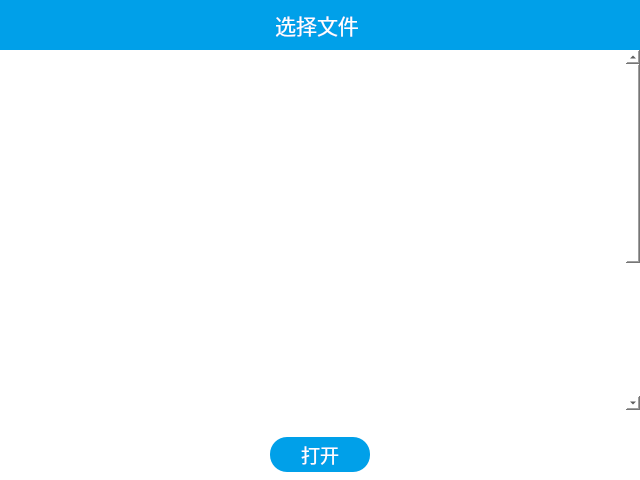
<?xml version="1.0" encoding="UTF-8"?>
<ui version="4.0">
 <class>kitChooseDialog</class>
 <widget class="QDialog" name="kitChooseDialog">
  <property name="geometry">
   <rect>
    <x>0</x>
    <y>0</y>
    <width>640</width>
    <height>480</height>
   </rect>
  </property>
  <property name="windowTitle">
   <string>Dialog</string>
  </property>
  <property name="styleSheet">
   <string notr="true">QLabel,QLineEdit,QRadioButton,QComboBox,QSpinBox,QTableWidget::item,QTableView::item,QCheckBox,QDateTimeEdit{
font-family:'思源黑体 CN Normal';
font-size:12pt;
}

QPushButton,QHeaderView,QGroupBox,QTabBar,QTableWidget{
font-family:'思源黑体 CN Bold';
font-size:14pt;
}

QPushButton {background-color: rgb(0, 160, 233); border-radius: 17px; color: rgb(255, 255, 255); }
QPushButton:hover {background: qradialgradient(cx:0.5, cy:0.5, radius: 0.5,fx:0.5, fy:0.5,stop:0 rgb(0,122,232),stop:1 rgb(53,190,246) ) }
QPushButton:disabled { background-color: rgb(236, 244,255); color: rgb(180, 180, 180);}</string>
  </property>
  <layout class="QVBoxLayout" name="verticalLayout_2">
   <property name="spacing">
    <number>0</number>
   </property>
   <property name="leftMargin">
    <number>0</number>
   </property>
   <property name="topMargin">
    <number>0</number>
   </property>
   <property name="rightMargin">
    <number>0</number>
   </property>
   <property name="bottomMargin">
    <number>0</number>
   </property>
   <item>
    <widget class="QWidget" name="widget_5" native="true">
     <property name="styleSheet">
      <string notr="true">background-color:white;</string>
     </property>
     <layout class="QVBoxLayout" name="verticalLayout_5">
      <property name="spacing">
       <number>0</number>
      </property>
      <property name="leftMargin">
       <number>0</number>
      </property>
      <property name="topMargin">
       <number>0</number>
      </property>
      <property name="rightMargin">
       <number>0</number>
      </property>
      <property name="bottomMargin">
       <number>0</number>
      </property>
      <item>
       <layout class="QVBoxLayout" name="verticalLayout">
        <property name="spacing">
         <number>0</number>
        </property>
        <property name="topMargin">
         <number>0</number>
        </property>
        <item>
         <widget class="QWidget" name="widget" native="true">
          <property name="sizePolicy">
           <sizepolicy hsizetype="Preferred" vsizetype="Fixed">
            <horstretch>0</horstretch>
            <verstretch>0</verstretch>
           </sizepolicy>
          </property>
          <property name="minimumSize">
           <size>
            <width>0</width>
            <height>50</height>
           </size>
          </property>
          <property name="maximumSize">
           <size>
            <width>16777215</width>
            <height>50</height>
           </size>
          </property>
          <property name="styleSheet">
           <string notr="true">background-color:rgb(0, 160, 233);</string>
          </property>
          <layout class="QHBoxLayout" name="horizontalLayout_3">
           <item>
            <spacer name="horizontalSpacer">
             <property name="orientation">
              <enum>Qt::Horizontal</enum>
             </property>
             <property name="sizeType">
              <enum>QSizePolicy::Fixed</enum>
             </property>
             <property name="sizeHint" stdset="0">
              <size>
               <width>33</width>
               <height>20</height>
              </size>
             </property>
            </spacer>
           </item>
           <item>
            <widget class="QLabel" name="label">
             <property name="sizePolicy">
              <sizepolicy hsizetype="Preferred" vsizetype="Preferred">
               <horstretch>0</horstretch>
               <verstretch>0</verstretch>
              </sizepolicy>
             </property>
             <property name="font">
              <font>
               <family>思源黑体 CN Bold</family>
               <pointsize>16</pointsize>
              </font>
             </property>
             <property name="styleSheet">
              <string notr="true">QLabel{
        font-size:16pt;
        color:white;
        font-family:'思源黑体 CN Bold';
}</string>
             </property>
             <property name="text">
              <string>选择文件</string>
             </property>
             <property name="alignment">
              <set>Qt::AlignCenter</set>
             </property>
            </widget>
           </item>
           <item>
            <widget class="QPushButton" name="btClose">
             <property name="minimumSize">
              <size>
               <width>33</width>
               <height>33</height>
              </size>
             </property>
             <property name="maximumSize">
              <size>
               <width>33</width>
               <height>33</height>
              </size>
             </property>
             <property name="styleSheet">
              <string notr="true">QLabel,QLineEdit,QRadioButton,QComboBox,QSpinBox,QTableWidget::item,QTableView::item,QCheckBox,QDateTimeEdit{
font-family:'思源黑体 CN Normal';
font-size:12pt;
}

QPushButton,QHeaderView,QGroupBox,QTabBar,QTableWidget{
font-family:'思源黑体 CN Bold';
font-size:14pt;
}

QPushButton {background-color: rgb(0, 160, 233); border-radius: 17px; color: rgb(255, 255, 255); }
QPushButton:hover {background: qradialgradient(cx:0.5, cy:0.5, radius: 0.5,fx:0.5, fy:0.5,stop:0 rgb(0,122,232),stop:1 rgb(53,190,246) ) }
QPushButton:disabled { background-color: rgb(236, 244,255); color: rgb(180, 180, 180);}</string>
             </property>
             <property name="text">
              <string/>
             </property>
            </widget>
           </item>
          </layout>
         </widget>
        </item>
        <item>
         <widget class="QWidget" name="widget_2" native="true">
          <property name="sizePolicy">
           <sizepolicy hsizetype="Preferred" vsizetype="Preferred">
            <horstretch>0</horstretch>
            <verstretch>0</verstretch>
           </sizepolicy>
          </property>
          <layout class="QVBoxLayout" name="verticalLayout_3">
           <property name="spacing">
            <number>0</number>
           </property>
           <property name="leftMargin">
            <number>0</number>
           </property>
           <property name="topMargin">
            <number>0</number>
           </property>
           <property name="rightMargin">
            <number>0</number>
           </property>
           <property name="bottomMargin">
            <number>0</number>
           </property>
           <item>
            <widget class="QScrollArea" name="scrollArea">
             <property name="styleSheet">
              <string notr="true">border:0px;</string>
             </property>
             <property name="widgetResizable">
              <bool>true</bool>
             </property>
             <property name="alignment">
              <set>Qt::AlignCenter</set>
             </property>
             <widget class="QWidget" name="contentMain">
              <property name="geometry">
               <rect>
                <x>0</x>
                <y>0</y>
                <width>621</width>
                <height>600</height>
               </rect>
              </property>
              <property name="sizePolicy">
               <sizepolicy hsizetype="Preferred" vsizetype="Preferred">
                <horstretch>0</horstretch>
                <verstretch>0</verstretch>
               </sizepolicy>
              </property>
              <property name="minimumSize">
               <size>
                <width>0</width>
                <height>600</height>
               </size>
              </property>
              <property name="maximumSize">
               <size>
                <width>16777215</width>
                <height>600</height>
               </size>
              </property>
              <widget class="QWidget" name="widgetMain" native="true">
               <property name="geometry">
                <rect>
                 <x>10</x>
                 <y>10</y>
                 <width>621</width>
                 <height>600</height>
                </rect>
               </property>
               <property name="sizePolicy">
                <sizepolicy hsizetype="Preferred" vsizetype="Fixed">
                 <horstretch>0</horstretch>
                 <verstretch>0</verstretch>
                </sizepolicy>
               </property>
               <property name="minimumSize">
                <size>
                 <width>0</width>
                 <height>600</height>
                </size>
               </property>
               <property name="maximumSize">
                <size>
                 <width>16777215</width>
                 <height>600</height>
                </size>
               </property>
               <layout class="QVBoxLayout" name="verticalLayout_6">
                <property name="spacing">
                 <number>0</number>
                </property>
                <property name="leftMargin">
                 <number>0</number>
                </property>
                <property name="topMargin">
                 <number>0</number>
                </property>
                <property name="rightMargin">
                 <number>0</number>
                </property>
                <property name="bottomMargin">
                 <number>0</number>
                </property>
                <item>
                 <layout class="QVBoxLayout" name="layoutMain">
                  <property name="spacing">
                   <number>0</number>
                  </property>
                  <property name="sizeConstraint">
                   <enum>QLayout::SetMaximumSize</enum>
                  </property>
                  <property name="bottomMargin">
                   <number>0</number>
                  </property>
                 </layout>
                </item>
               </layout>
              </widget>
             </widget>
            </widget>
           </item>
           <item>
            <widget class="QWidget" name="widget_3" native="true">
             <property name="minimumSize">
              <size>
               <width>0</width>
               <height>70</height>
              </size>
             </property>
             <property name="maximumSize">
              <size>
               <width>16777215</width>
               <height>50</height>
              </size>
             </property>
             <property name="styleSheet">
              <string notr="true">border:0px;</string>
             </property>
             <layout class="QHBoxLayout" name="horizontalLayout">
              <property name="spacing">
               <number>0</number>
              </property>
              <property name="leftMargin">
               <number>0</number>
              </property>
              <property name="topMargin">
               <number>0</number>
              </property>
              <property name="rightMargin">
               <number>0</number>
              </property>
              <property name="bottomMargin">
               <number>0</number>
              </property>
              <item>
               <widget class="QPushButton" name="btBrowser">
                <property name="minimumSize">
                 <size>
                  <width>100</width>
                  <height>35</height>
                 </size>
                </property>
                <property name="maximumSize">
                 <size>
                  <width>100</width>
                  <height>35</height>
                 </size>
                </property>
                <property name="styleSheet">
                 <string notr="true">QPushButton {
	background-color: rgb(0, 160, 233);
	border-radius: 17px; 
	color: white; 
} 
QPushButton:hover {
	background: qradialgradient(cx:0.5, cy:0.5, radius: 0.5,fx:0.5, fy:0.5,stop:0 rgb(0,122,232),stop:1 rgb(53,190,246) ) 
}
QPushButton:disabled { 
	background-color: rgb(236, 244,255); 
	color: rgb(180, 180, 180);
}</string>
                </property>
                <property name="text">
                 <string>打开</string>
                </property>
               </widget>
              </item>
             </layout>
            </widget>
           </item>
          </layout>
         </widget>
        </item>
       </layout>
      </item>
     </layout>
    </widget>
   </item>
  </layout>
 </widget>
 <resources/>
 <connections/>
</ui>
